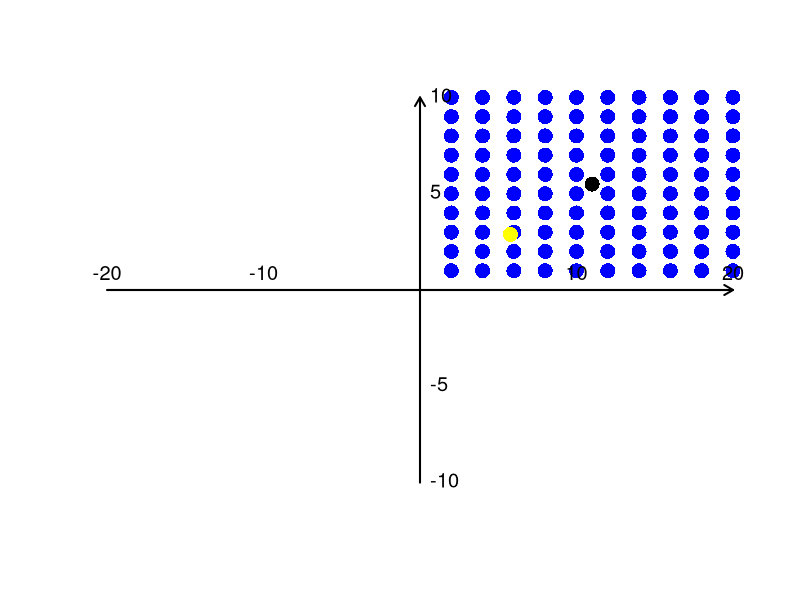

R code for this plot:
draw_axes <- function(datax, datay) {
    max_x <- max(abs(datax))
    max_y <- max(abs(datay))
    print(length(datay))
    
    plot(NA, xlim = c(-max_x, max_x), ylim = c(-max_y, max_y), axes = F, ann = F)
    
    # Draw axes with arrows
    arrows(-max_x, 0, max_x, 0, col = "#000", length = 0.1, lwd = 2)  # X-axis
    arrows(0, -max_y, 0, max_y, col = "#000", length = 0.1, lwd = 2)  # Y-axis
    
    # Add points
    points(datax, datay, col = "blue", pch = 16, cex = 2)
    
    # Generate axis labels at even intervals
    x_ticks <- seq(-max_x, max_x, length.out = 5)
    y_ticks <- seq(-max_y, max_y, length.out = 5)
    
    # Remove 0 from labels to avoid overlap at origin
    x_ticks <- x_ticks[x_ticks != 0]
    y_ticks <- y_ticks[y_ticks != 0]
    
    # Add labels to X-axis
    text(x_ticks, rep(0, length(x_ticks)), labels = x_ticks, pos = 3, cex = 1.2)  # pos = 3 means above

    # Add labels to Y-axis
    text(rep(0, length(y_ticks)), y_ticks, labels = y_ticks, pos = 4, cex = 1.2)  # pos = 4 means right
}
pca <- function(data, n_components) {
    # Step 1: Standardize the Data
    data_scaled <- scale(d)
    meanx <- mean(d$x)
    meany <- mean(d$y)

    # plot(d$x, d$y, col = "red", pch = 16, cex = 2, )
    sdx <- sd(d$x)
    sdy <- sd(d$y)
    draw_axes(d$x, d$y)
    points(sdx, sdy, col = "yellow", pch = 16, cex = 2)
    points(meanx, meany, col = "black", pch = 16, cex = 2)
    # print(data_scaled)
    # Step 2: Compute the Covariance Matrix
    # plot(data_scaled, col = "red", pch = 16, cex = 2)
    # points(meanx, meany, col = "black", pch = 16, cex = 2)
    covariance_matrix <- cov(data_scaled)
    # print(covariance_matrix)
    # plot(covariance_matrix, col = "blue", pch = 16, cex = 2)





    # Step 3: Compute the Eigenvectors and Eigenvalues
    eig <- eigen(covariance_matrix)
    eigenvalues <- eig$values
    eigenvectors <- eig$vectors
    print(eigenvalues)
    print(eigenvectors)

    # Step 4: Sort Eigenvalues and Corresponding Eigenvectors
    sorted_indices <- order(eigenvalues, decreasing = TRUE)
    eigenvalues <- eigenvalues[sorted_indices]
    eigenvectors <- eigenvectors[, sorted_indices]

    # Step 5: Select Number of Principal Components
    if (is.null(n_components)) {
        n_components <- ncol(data)
    }
    eigenvectors <- eigenvectors[, 1:n_components]

    # Step 6: Transform the Data
    pca_transformed <- data_scaled %*% eigenvectors
    # arrows(0, 0, eigenvectors[1, 1], eigenvectors[2, 1], col = "blue", length = 0.1)
    # arrows(0, 0, eigenvectors[1, 2], eigenvectors[2, 2], col = "red", length = 0.1)
    return(list(
        transformed_data = pca_transformed,
        eigenvalues = eigenvalues,
        eigenvectors = eigenvectors
    ))
}

# data <- iris[, 1:2]
# data_scaled <- scale(data)
# print(data_scaled)
# covariance_matrix <- cov(data_scaled)
# print(covariance_matrix)
# Step 1: Load the Data
d <- expand.grid(x = 1:10, y = 1:10)
# number of columns is 2 and number of rows is 100
# Scale the data
d$x <- 2 * d$x

png("unit3/output/pca.png")
# par(mfrow = c(2, 2))


# Apply PCA to dataset d
pca_result <- pca(d, 2)

# Print Results
print("Transformed Data (First 5 Rows):")
print(head(pca_result$transformed_data, 5))

print("Eigenvalues:")
print(pca_result$eigenvalues)

print("Eigenvectors:")
print(pca_result$eigenvectors)

# plot(pca_result$eigenvectors, col = "blue", pch = 16, cex = 2)
dev.off()
